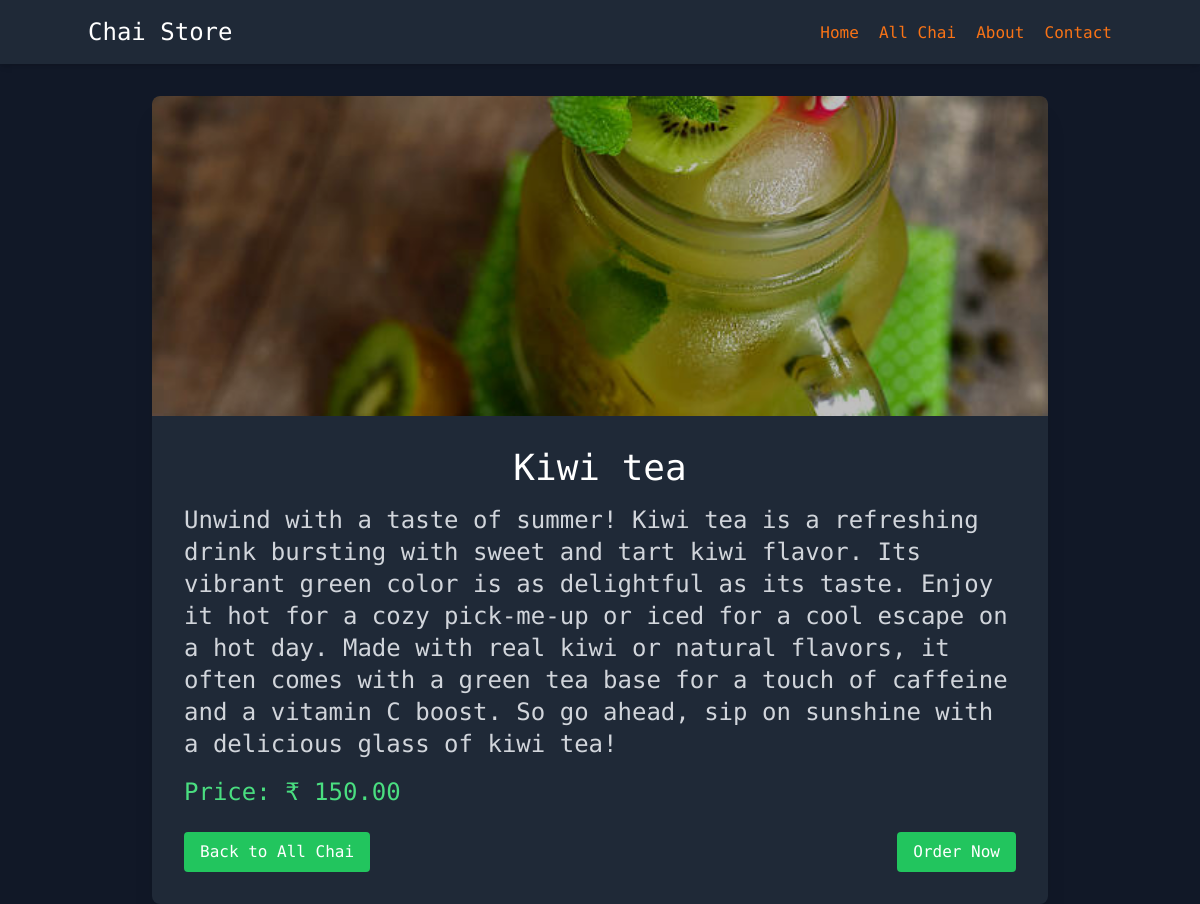
The page /chai/3/ on the database its author committed.
### chai/models.py (models this page shows, shortened)
class ChaiVariety(models.Model):
    CHAI_TYPE_CHOICE = [
        ('ML', 'MASALA'),
        ('GR' , 'GINGER'),
        ('KL' , 'KIWI'),
        ('PL' , 'PLAIN'),
        ('EL' , 'ELAICHI')
    ]
    name = models.CharField(max_length=100)
    image = models.ImageField(upload_to='chais/')
    date_added = models.DateTimeField(default=timezone.now)
    type = models.CharField(max_length=2 , choices=CHAI_TYPE_CHOICE)
    description = models.TextField(default='')
    price = models.DecimalField(max_digits=10, decimal_places=2 , default=0.00)

### chai/views.py (the view)
# urls.py: path('<int:chai_id>/', views.chai_detail, name='chai_detail'),
def chai_detail(request, chai_id):
  chai = get_object_or_404(ChaiVariety, pk=chai_id)
  return render(request, 'chai/chai_detail.html', {'chai': chai})

### chai/templates/chai/chai_detail.html (shortened to what this page needs)
{% extends "layout.html" %}
{% block content %}
<div class="min-h-screen flex items-center justify-center bg-gray-900 text-white">
    <div class="max-w-4xl w-full mx-auto bg-gray-800 rounded-lg shadow-xl overflow-hidden">
        <div class="relative">
            <img class="w-full h-80 object-cover rounded-t-lg" src="{{ chai.image.url }}" alt="{{ chai.name }}">
            <div class="absolute inset-0 bg-black opacity-25"></div>
        </div>
        <div class="p-8">
            <h1 class="text-4xl font-display mb-4">{{ chai.name }}</h1>
            <p class="text-2xl font-display text-gray-300 mb-4">{{ chai.description }}</p>
            <p class="text-lg text-gray-100 mb-6">
                <span class="text-2xl font-display text-green-400">Price: ₹ {{ chai.price }}</span>
            </p>
            <div class="flex justify-between items-center">
                <a href="{% url 'all_chai' %}" class="bg-green-500 hover:bg-green-600 text-white font-display py-2 px-4 rounded transition duration-300">
                    Back to All Chai
                </a>
                <a href="#" class="bg-green-500 hover:bg-green-600 text-white font-display py-2 px-4 rounded transition duration-300">
                    Order Now
                </a>
            </div>
        </div>
    </div>
</div>
{% endblock %}

### static/style.css (style rules this page uses)
body { background: #260eacbe; color: #fff; }
h1 { text-align: center; font-size: 2em; margin-top: 21px; }

### rows shown on the page
ChaiVariety: image (picture), name "Kiwi tea", description "Unwind with a taste of summer! Kiwi tea is a refreshing drink bursting with sweet and tart kiwi flavor. Its vibrant green color is as delightful as its taste. Enjoy it hot for a cozy pick-me-up or iced for a cool escape on a hot day. Made with real kiwi or natural flavors, it often comes with a green tea base for a touch of caffeine and a vitamin C boost. So go ahead, sip on sunshine with a delicious glass of kiwi tea!", price "150.00"
